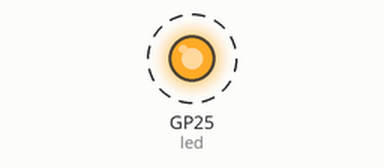
Recording of a program running on a simulated Raspberry Pi Pico running MicroPython. Shown: output pins drawn as LEDs (lit = HIGH). Dashed ring = blinking. WiFi joins after 1.5 s; web requests get an empty 200 reply after 0.4 s; files that are not in the repository are absent; library files of the repository ran but are not shown: 1 file(s); what the program prints to the serial console is not drawn.

Above: at 2.9 s.
Timing chart, 0 to 7.0 s (numbered marks = the images above):
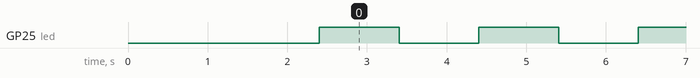

The program:

main.py
```python
import time
from machine import Pin

led = Pin("LED", Pin.OUT)

while True:
    led.on()
    print("LED ON - Version 1.0.0")
    time.sleep(1)
    led.off()
    print("LED OFF - Version 1.0.0")
    time.sleep(1)
```

ota.py
```python
import network
import urequests
import time
import machine

# ---- FILL YOUR DETAILS HERE ----
SSID = "your_wifi_name"
PASSWORD = "your_wifi_password"
GITHUB_USER = "kritishmohapatra"
GITHUB_REPO = "pico-ota-test"
# --------------------------------

BASE_URL = f"https://raw.githubusercontent.com/{GITHUB_USER}/{GITHUB_REPO}/main/"

def connect_wifi():
    wlan = network.WLAN(network.STA_IF)
    wlan.active(True)
    if not wlan.isconnected():
        print("Connecting to WiFi...")
        wlan.connect(SSID, PASSWORD)
        timeout = 15
        while not wlan.isconnected() and timeout > 0:
            time.sleep(1)
            timeout -= 1
    if wlan.isconnected():
        print("WiFi connected! IP:", wlan.ifconfig()[0])
        return True
    print("WiFi connection failed!")
    return False

def get_local_version():
    try:
        with open("local_version.txt", "r") as f:
            return f.read().strip()
    except:
        return "0.0.0"

def get_remote_version():
    try:
        r = urequests.get(BASE_URL + "version.txt")
        v = r.text.strip()
        r.close()
        return v
    except Exception as e:
        print("Version check failed:", e)
        return None

def check_and_update():
    if not connect_wifi():
        return

    remote = get_remote_version()
    local = get_local_version()

    print(f"Local version:  {local}")
    print(f"Remote version: {remote}")

    if remote and remote != local:
        print("New update found! Downloading...")
        try:
            r = urequests.get(BASE_URL + "main.py")
            with open("main.py", "w") as f:
                f.write(r.text)
            r.close()
            with open("local_version.txt", "w") as f:
                f.write(remote)
            print("Update done! Restarting...")
            time.sleep(2)
            machine.reset()
        except Exception as e:
            print("Update failed:", e)
    else:
        print("Already on latest version!")
```

Measured:
- by itself, GP25 (led): alternates HIGH for 1.0 s and LOW for 1.0 s
